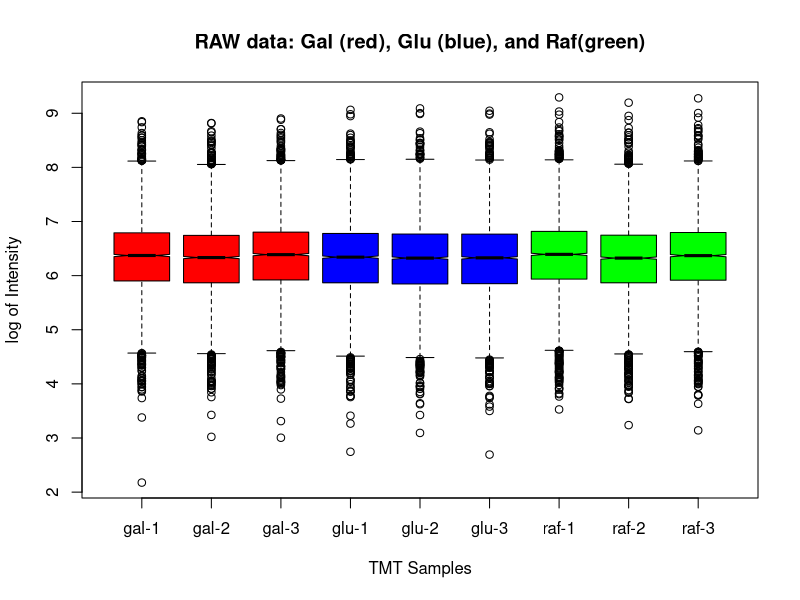
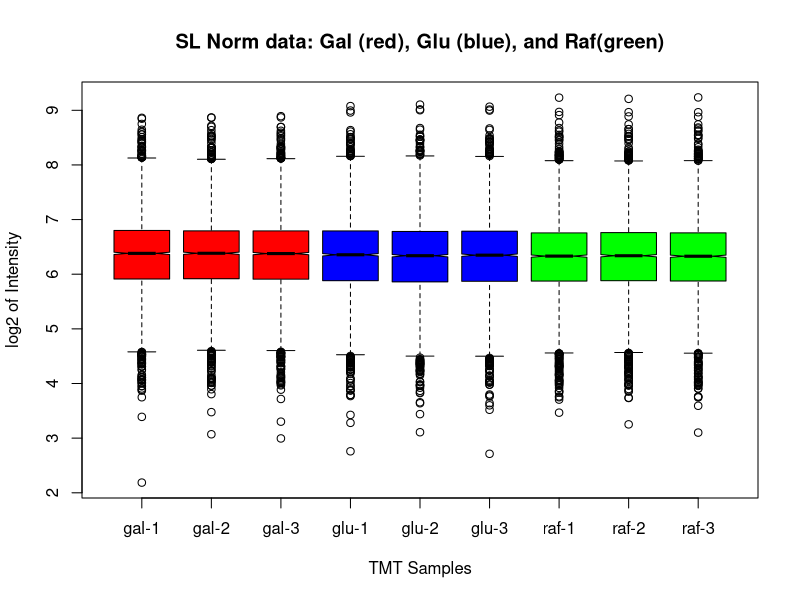
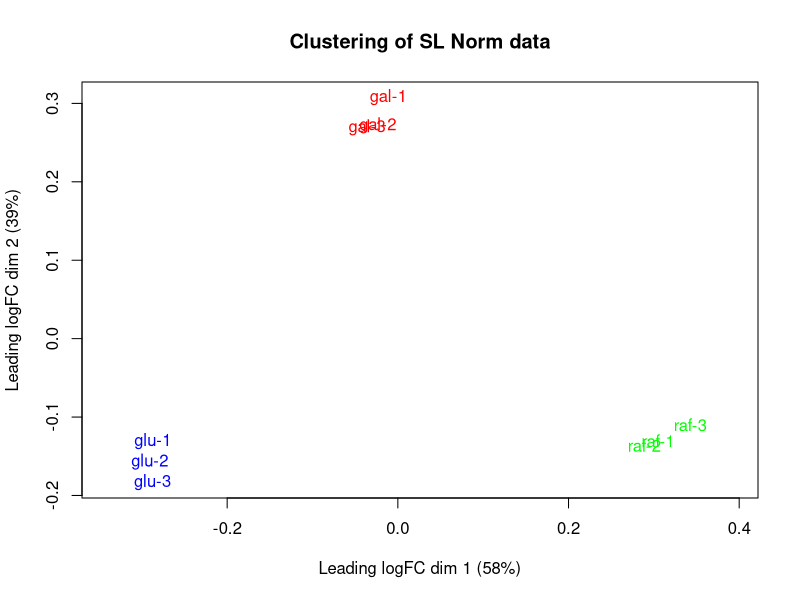
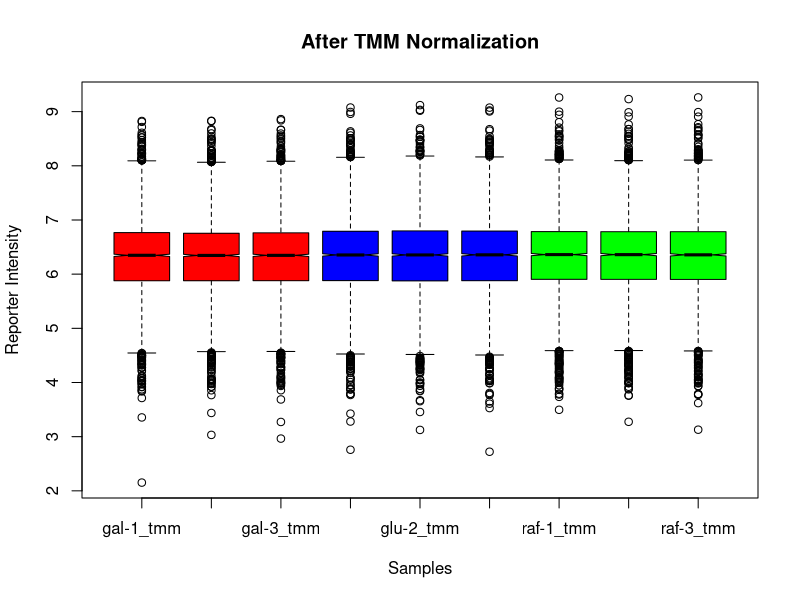
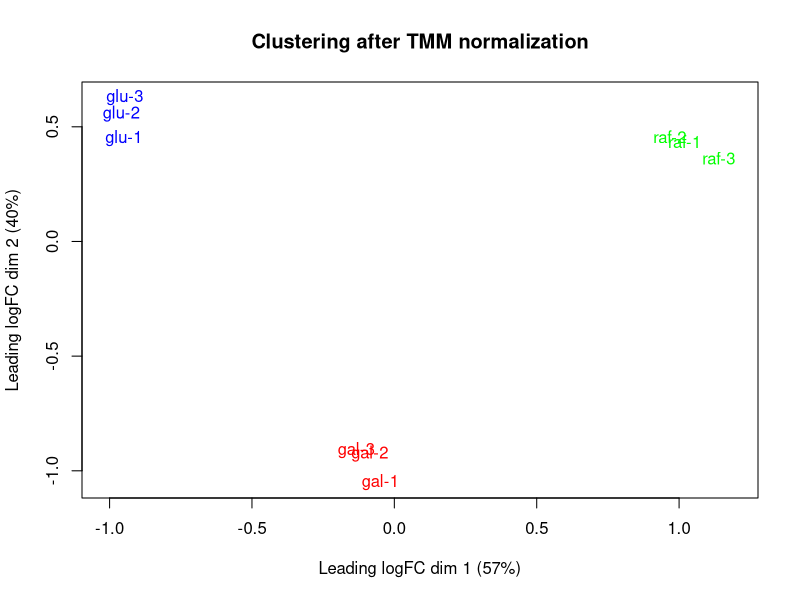
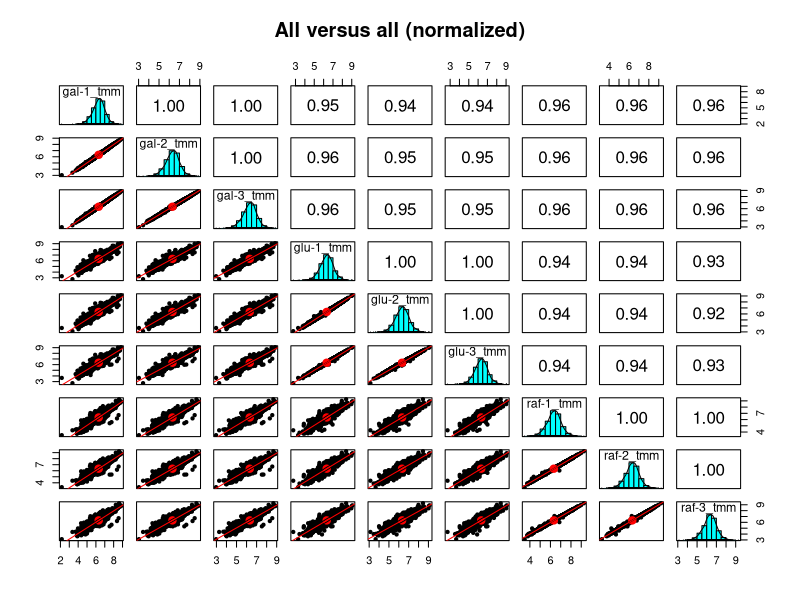
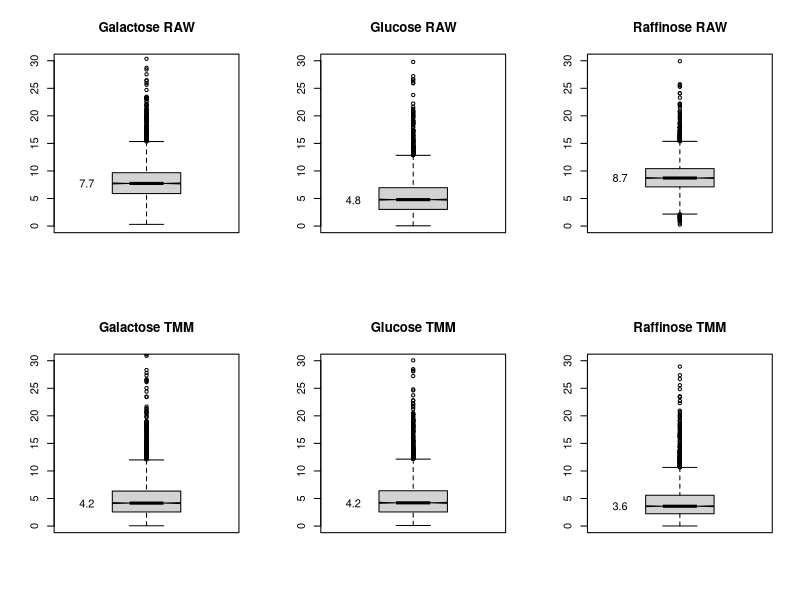
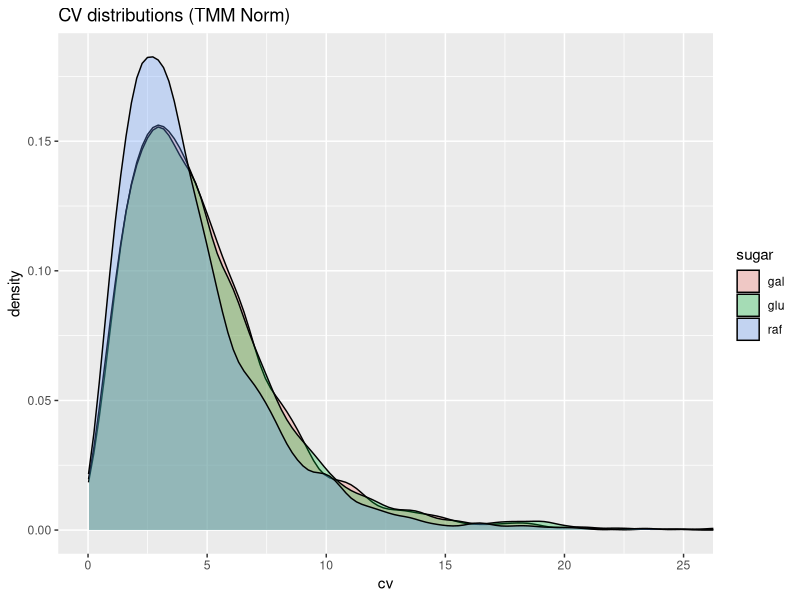

Write the R code that produced these figures, in order.

# load libraries first
library("psych")
library("tidyverse")
library("stringr")
library("gridExtra")
library("scales")
library("edgeR")
library("limma")

# load the data file into a data tibble 
raw_data <- read_tsv(file = "R-input.txt")

# separate row identifiers from the data
accession <- raw_data$Accession
psm_counts <- raw_data$PSMs_Used_CarbonSources
tmt_raw <- raw_data %>% select(-c(Accession, PSMs_Used_CarbonSources))

# let's use more descriptive column names
colnames(tmt_raw) <- c("gal-1", "gal-2", "gal-3", 
                        "glu-1", "glu-2", "glu-3",
                        "raf-1", "raf-2", "raf-3")
nrow(tmt_raw)

# let's see what the starting data look like
# set a 3 by 3 color vector
color_vector <- rep(c("red", "blue", "green"), each = 3)

# boxplots of RAW log intensities
boxplot(log10(tmt_raw), col = color_vector, 
        notch = TRUE, main = "RAW data: Gal (red), Glu (blue), and Raf(green)",
        xlab = "TMT Samples", ylab = "log of Intensity")

SL_Norm <- function(df) {
    # This makes each channel sum to the average grand total
        # df - data frame of TMT intensities
        # returns a new data frame with normalized values
    norm_facs <- mean(c(colSums(df))) / colSums(df)
    cat("SL Factors:\n", sprintf("%-5s -> %f\n", colnames(df), norm_facs))
    df_sl  <- sweep(df, 2, norm_facs, FUN = "*")
}

# normalize the raw data
tmt_sl <- SL_Norm(tmt_raw)

# let's see what the SL normalized data look like
boxplot(log10(tmt_sl), col = color_vector, 
        notch = TRUE, main = "SL Norm data: Gal (red), Glu (blue), and Raf(green)",
        xlab = "TMT Samples", ylab = "log2 of Intensity")

# and check clustering
plotMDS(log10(tmt_sl), col = color_vector, main = "Clustering of SL Norm data")

# load data, study design, and row labels into edgeR object
group <- rep(c("gal", "glu", "raf"), each = 3)
y <- DGEList(counts = tmt_raw, group = group, genes = accession)

# run TMM normalization
y <- calcNormFactors(y) 
y$samples

apply_tmm_factors <- function(y) {
    # computes the tmm normalized data from the DGEList object
        # y - DGEList object
        # returns a dataframe with normalized intensities
    
    # compute grand total (library size) scalings
    lib_facs <- mean(y$samples$lib.size) / y$samples$lib.size

    # the TMM factors are library adjustment factors (so divide by them)
    norm_facs <- lib_facs / y$samples$norm.factors

    # compute the normalized data as a new data frame
    tmt_tmm <- as.data.frame(sweep(y$counts, 2, norm_facs, FUN = "*"))
    colnames(tmt_tmm) <- str_c(colnames(tmt_raw), "_tmm")
    
    # return the data frame
    tmt_tmm
}
tmt_tmm <- apply_tmm_factors(y)

# look at intensity distributions across samples after TMM
boxplot(log10(tmt_tmm), 
        col = color_vector,
        xlab = "Samples", ylab = "Reporter Intensity", 
        main = "After TMM Normalization", notch = TRUE)

# check clustering after TMM with MDS plot
plotMDS(y, col = color_vector, main = "Clustering after TMM normalization")

# compare all samples to each other
pairs.panels(log10(tmt_tmm), method = "spearman", 
             lm = TRUE, main = "All versus all (normalized)")

# save the indexes of each condition
gal <- 1:3
glu <- 4:6
raf <- 7:9

CV <- function(df) {
    # Computes CVs of data frame rows
        # df - data frame, 
        # returns vector of CVs (%)
    ave <- rowMeans(df)    # compute averages
    sd <- apply(df, 1, sd) # compute standard deviations
    cv <- 100 * sd / ave   # compute CVs in percent (last thing gets returned)
}

labeled_boxplot <- function(df, ylim, title) {
    # Makes a box plot with the median value labeled
        # df - data frame with data to compute CVs of
        # ylim - upper limit for y-axis
        # title - plot title
    cv = CV(df)
    boxplot(cv, ylim = c(0, ylim), notch = TRUE, main = title)
    text(x = 0.65, y = boxplot.stats(cv)$stats[3], 
         labels = round(boxplot.stats(cv)$stats[3], 1))
}

# make CV distributions for each condition before and after normalization
par(mfrow = c(2, 3))

labeled_boxplot(tmt_raw[gal], 30, "Galactose RAW")
labeled_boxplot(tmt_raw[glu], 30, "Glucose RAW")
labeled_boxplot(tmt_raw[raf], 30, "Raffinose RAW")
labeled_boxplot(tmt_tmm[gal], 30, "Galactose TMM")
labeled_boxplot(tmt_tmm[glu], 30, "Glucose TMM")
labeled_boxplot(tmt_tmm[raf], 30, "Raffinose TMM")

par(mfrow = c(1, 1))

# print CV cutoffs that cature 90% of the proteins
cat("Gal - 90% of CVs less than:", round(quantile(CV(tmt_tmm[gal]), probs = 0.9), 2), "%\n")
cat("Glu - 90% of CVs less than:", round(quantile(CV(tmt_tmm[glu]), probs = 0.9), 2), "%\n")
cat("Raf - 90% of CVs less than:", round(quantile(CV(tmt_tmm[raf]), probs = 0.9), 2), "%\n")

# make a tidy data frame for plotting
cv_gal <- data.frame(cv = CV(tmt_tmm[gal]), sugar = "gal", stringsAsFactors = FALSE)
cv_glu <- data.frame(cv = CV(tmt_tmm[glu]), sugar = "glu", stringsAsFactors = FALSE)
cv_raf <- data.frame(cv = CV(tmt_tmm[raf]), sugar = "raf", stringsAsFactors = FALSE)
cv_long <- rbind(cv_gal, cv_glu, cv_raf)

# density plots
ggplot(cv_long, aes(x = cv, fill = sugar)) +
  geom_density(alpha = 0.3) +
  coord_cartesian(xlim = c(0, 25)) +
  ggtitle("CV distributions (TMM Norm)")

# plot distribution of PSMs per protein
p <- ggplot(as.data.frame(psm_counts), aes(x = psm_counts)) +
  geom_density(color = "darkblue", fill = "lightblue", alpha = 0.5) +
  scale_x_continuous(trans = "log2") +
  ggtitle("PSM Count distribution") +
  xlab("PSM Count (log2 scale)")

# add label at median
p + geom_vline(aes(xintercept=median(psm_counts)), color="blue", linetype="dashed", size=1) +
  annotate(geom = "text", x = 17.9, y = 0.0508, label = str_c("Med.  ", median(psm_counts)), size = 8)

# where is the lower end of the data?
quantile(psm_counts, prob = .05)

# compute the shared variance estimates and plot variance trends
y <- estimateDisp(y)
plotBCV(y, main = "Carbon Sources")

collect_results <- function(df, tt, x, xlab, y, ylab) {
    # Computes new columns and extracts some columns to make results frame
        # df - data in data.frame
        # tt - top tags from edgeR test
        # x - columns for first condition
        # xlab - label for x
        # y - columns for second condition
        # ylab - label for y
        # returns a new dataframe
    
    # condition average vectors
    ave_x <- rowMeans(df[x])
    ave_y <- rowMeans(df[y])
    
    # FC, direction, candidates
    fc <- ifelse(ave_y > ave_x, (ave_y / ave_x), (-1 * ave_x / ave_y))
    direction <- ifelse(ave_y > ave_x, "up", "down")
    candidate = cut(tt$FDR, breaks = c(-Inf, 0.01, 0.05, 0.10, 1.0), 
                    labels = c("high", "med", "low", "no"))
    
    # make data frame
    temp <- cbind(df[c(x, y)], data.frame(logFC = tt$logFC, FC = fc, 
                                          PValue = tt$PValue, FDR = tt$FDR, 
                                          ave_x = ave_x, ave_y = ave_y, 
                                          direction = direction, candidate = candidate, 
                                          Acc = tt$genes)) 
    
    # fix column headers for averages
    names(temp)[names(temp) %in% c("ave_x", "ave_y")]  <- str_c("ave_", c(xlab, ylab))    
    
    temp # return the data frame
}

# compute the exact test models, p-values, FC, etc.
et <- exactTest(y, pair = c("gal", "glu"))

# see which proteins have the smallest p-values
topTags(et)$table

# make the results table 
tt <- topTags(et, n = Inf, sort.by = "none")$table
gal_glu <- collect_results(tmt_tmm, tt, gal, "gal", glu, "glu")

pvalue_plots <- function(results, ylim, title) {
    # Makes p-value distribution plots
        # results - results data frame
        # ylim - ymax for expanded view
        # title - plot title
    p_plot <- ggplot(results, aes(PValue)) + 
        geom_histogram(bins = 100, fill = "white", color = "black") +
        geom_hline(yintercept = mean(hist(results$PValue, breaks = 100, 
                                     plot = FALSE)$counts[26:100]))

    # we will need an expanded plot
    p1 <- p_plot + ggtitle(str_c(title, " p-value distribution"))
    p2 <- p_plot + coord_cartesian(xlim = c(0, 1.0), ylim = c(0, 50)) + ggtitle("p-values expanded")
    grid.arrange(p1, p2, nrow = 2) # from gridExtra package
}

# check the p-value distribution
pvalue_plots(gal_glu, 50, "Gal vs Glu")

# see how many up and down candidates (10% FDR)
summary(decideTests(et, p.value = 0.10))

# use function from limma for MD plot
plotMD(et, main = "Gal vs Glu TMM Normalized", p.value = 0.10)
abline(h = c(-1, 1), col = "black")

# see how many candidates are in each category
gal_glu %>% count(candidate)

log2FC_plots <- function(results, range, title) {
    # Makes faceted log2FC plots by candidate
        # results - results data frame
        # range - plus/minus log2 x-axis limits
        # title - plot title
    ggplot(results, aes(x = logFC, fill = candidate)) +
        geom_histogram(binwidth=0.1, color = "black") +
        facet_wrap(~candidate) +
        ggtitle(title) + 
        coord_cartesian(xlim = c(-range, range))
}

# can also look at log2FC distributions
log2FC_plots(gal_glu, 3, "LogFC by candidate for Gal vs Glu")

transform <- function(results, x, y) {
    # Make data frame with some transformed columns
        # results - results data frame
        # x - columns for x condition
        # y - columns for y condition
        # return new data frame
    df <- data.frame(log10((results[x] + results[y])/2), 
                     log2(results[y] / results[x]), 
                     results$candidate,
                     -log10(results$FDR))
    colnames(df) <- c("A", "M", "candidate", "P")
    
    df # return the data frame
}

MA_plots <- function(results, x, y, title) {
    # makes MA-plot DE candidate ggplots
        # results - data frame with edgeR results and some condition average columns
        # x - string for x-axis column
        # y - string for y-axis column
        # title - title string to use in plots
        # returns a list of plots 
    
    # uses transformed data
    temp <- transform(results, x, y)
    
    # 2-fold change lines
    ma_lines <- list(geom_hline(yintercept = 0.0, color = "black"),
                     geom_hline(yintercept = 1.0, color = "black", linetype = "dotted"),
                     geom_hline(yintercept = -1.0, color = "black", linetype = "dotted"))

    # make main MA plot
    ma <- ggplot(temp, aes(x = A, y = M)) +
        geom_point(aes(color = candidate, shape = candidate)) +
        scale_y_continuous(paste0("logFC (", y, "/", x, ")")) +
        scale_x_continuous("Ave_intensity") +
        ggtitle(title) + 
        ma_lines
    
    # make separate MA plots
    ma_facet <- ggplot(temp, aes(x = A, y = M)) +
        geom_point(aes(color = candidate, shape = candidate)) +
        scale_y_continuous(paste0("log2 FC (", y, "/", x, ")")) +
        scale_x_continuous("log10 Ave_intensity") +
        ma_lines +
        facet_wrap(~ candidate) +
        ggtitle(str_c(title, " (separated)"))

    # make the plots visible
    print(ma)
    print(ma_facet)
}    

scatter_plots <- function(results, x, y, title) {
    # makes scatter-plot DE candidate ggplots
        # results - data frame with edgeR results and some condition average columns
        # x - string for x-axis column
        # y - string for y-axis column
        # title - title string to use in plots
        # returns a list of plots
    
    # 2-fold change lines
    scatter_lines <- list(geom_abline(intercept = 0.0, slope = 1.0, color = "black"),
                          geom_abline(intercept = 0.301, slope = 1.0, color = "black", linetype = "dotted"),
                          geom_abline(intercept = -0.301, slope = 1.0, color = "black", linetype = "dotted"),
                          scale_y_log10(),
                          scale_x_log10())

    # make main scatter plot
    scatter <- ggplot(results, aes_string(x, y)) +
        geom_point(aes(color = candidate, shape = candidate)) +
        ggtitle(title) + 
        scatter_lines

    # make separate scatter plots
    scatter_facet <- ggplot(results, aes_string(x, y)) +
        geom_point(aes(color = candidate, shape = candidate)) +
        scatter_lines +
        facet_wrap(~ candidate) +
        ggtitle(str_c(title, " (separated)")) 

    # make the plots visible
    print(scatter)
    print(scatter_facet)
}

volcano_plot <- function(results, x, y, title) {
    # makes a volcano plot
        # results - a data frame with edgeR results
        # x - string for the x-axis column
        # y - string for y-axis column
        # title - plot title string
    
    # uses transformed data
    temp <- transform(results, x, y)
    
    # build the plot
    ggplot(temp, aes(x = M, y = P)) +
        geom_point(aes(color = candidate, shape = candidate)) +
        xlab("log2 FC") +
        ylab("-log10 FDR") +
        ggtitle(str_c(title, " Volcano Plot"))
}

# do the gal vs glu MA visualizations
MA_plots(gal_glu, "ave_gal", "ave_glu", "Galactose vs Glucose")

# same comparison with scatter plots
scatter_plots(gal_glu, "ave_gal", "ave_glu", "Galactose vs Glucose")

# the ubiquitous volcano plot
volcano_plot(gal_glu, "ave_gal", "ave_glu", "Galactose vs Glucose")

# compare the conditions to each other
pairs.panels(log10(tmt_tmm[c(gal, glu)]), method = "spearman", 
             lm = TRUE, main = "Galactose versus Glucose")

# ============== individual protein expression plots ===========================

# function to extract the identifier part of the accesssion
get_identifier <- function(accession) {
    identifier <- str_split(accession, "\\|", simplify = TRUE)
    identifier[,3]
}

set_plot_dimensions <- function(width_choice, height_choice) {
    options(repr.plot.width=width_choice, repr.plot.height=height_choice)
}

plot_top_tags <- function(results, nleft, nright, top_tags) {
    # results should have data first, then test results (two condition summary table)
    # nleft, nright are number of data points in each condition
    # top_tags is number of up and number of down top DE candidates to plot
    # get top ipregulated
    up <- results %>% 
        filter(logFC >= 0) %>%
        arrange(FDR)
    up <- up[1:top_tags, ]
    
    # get top down regulated
    down <- results %>% 
        filter(logFC < 0) %>%
        arrange(FDR)
    down <- down[1:top_tags, ]
    
    # pack them
    proteins <- rbind(up, down)
        
    color = c(rep("red", nleft), rep("blue", nright))
    for (row_num in 1:nrow(proteins)) {
        row <- proteins[row_num, ]
        vec <- as.vector(unlist(row[1:(nleft + nright)]))
        names(vec) <- colnames(row[1:(nleft + nright)])
        title <- str_c(get_identifier(row$Acc), ", int: ", scientific(mean(vec), 2), 
                       ", p-val: ", scientific(row$FDR, digits = 3), 
                       ", FC: ", round(row$FC, digits = 1))
        barplot(vec, col = color, main = title)
    }    
}

# plot the top 25 up and 20 down proteins
set_plot_dimensions(6, 3.5)
plot_top_tags(gal_glu, 3, 3, 20)
set_plot_dimensions(7, 7)

# compute the exact test models, p-values, FC, etc.
et <- exactTest(y, pair = c("gal", "raf"))

# see which proteins have the smallest p-values
topTags(et)$table

# get the results table 
tt <- topTags(et, n = Inf, sort.by = "none")$table
gal_raf <- collect_results(tmt_tmm, tt, gal, "gal", raf, "raf")

# check the p-value distribution
pvalue_plots(gal_raf, 50, "Gal vs Raf")

# see how many up and down candidates (10% FDR)
summary(decideTests(et, p.value = 0.10))

# use function from limma for MD plot
plotMD(et, main = "Gal vs Raf TMM Normalized", p.value = 0.10)
abline(h = c(-1, 1), col = "black")

# see how many candidates are in each category
gal_raf %>% count(candidate)

# can also look at log2FC distributions
log2FC_plots(gal_raf, 3, "LogFC by candidate for Gal vs Raf")

# make the MA plots
MA_plots(gal_raf, "ave_gal", "ave_raf", "Galactose vs Raffinose")

# scatter plots
scatter_plots(gal_raf, "ave_gal", "ave_raf", "Galactose vs Raffinose")

volcano_plot(gal_raf, "ave_gal", "ave_raf", "Galactose vs Raffinose")

# compare the conditions to each other
pairs.panels(log10(tmt_tmm[c(gal, raf)]), method = "spearman", 
             lm = TRUE, main = "Galactose versus Raffinose")

# plot the top 25 up and 20 down proteins
set_plot_dimensions(6, 3.5)
plot_top_tags(gal_raf, 3, 3, 20)
set_plot_dimensions(7, 7)

# compute the exact test models, p-values, FC, etc.
et <- exactTest(y, pair = c("glu", "raf"))

# see which proteins have the smallest p-values
topTags(et)$table

# get the results table 
tt <- topTags(et, n = Inf, sort.by = "none")$table
glu_raf <- collect_results(tmt_tmm, tt, glu, "glu", raf, "raf")

# check the p-value distribution
pvalue_plots(glu_raf, 50, "Glu vs Raf")

# see how many up and down candidates (10% FDR)
summary(decideTests(et, p.value = 0.10))

# use function from limma for MD plot
plotMD(et, main = "Glu vs Raf TMM Normalized", p.value = 0.10)
abline(h = c(-1, 1), col = "black")

# see how many candidates are in each category
glu_raf %>% count(candidate)

# can also look at log2FC distributions
log2FC_plots(glu_raf, 3, "LogFC by candidate for Glu vs Raf")

# MA plots for glu vs raf
MA_plots(glu_raf, "ave_glu", "ave_raf", "Glucose vs Raffinose")

# scatter plots
scatter_plots(glu_raf, "ave_glu", "ave_raf", "Glucose vs Raffinose")

volcano_plot(glu_raf, "ave_glu", "ave_raf", "Glucose vs Raffinose")

# compare the conditions to each other
pairs.panels(log10(tmt_tmm[c(glu, raf)]), method = "spearman", 
             lm = TRUE, main = "Glucose versus Raffinose")

# plot the top 25 up and 20 down proteins
set_plot_dimensions(6, 3.5)
plot_top_tags(glu_raf, 3, 3, 20)
set_plot_dimensions(7, 7)

# save the results file to add back to the main spreadsheet
results <- cbind(gal_glu, gal_raf, glu_raf)
write.table(results, "CarbonSources_results.txt", sep = "\t", row.names = FALSE, na = " ")

# log the session information
sessionInfo()
